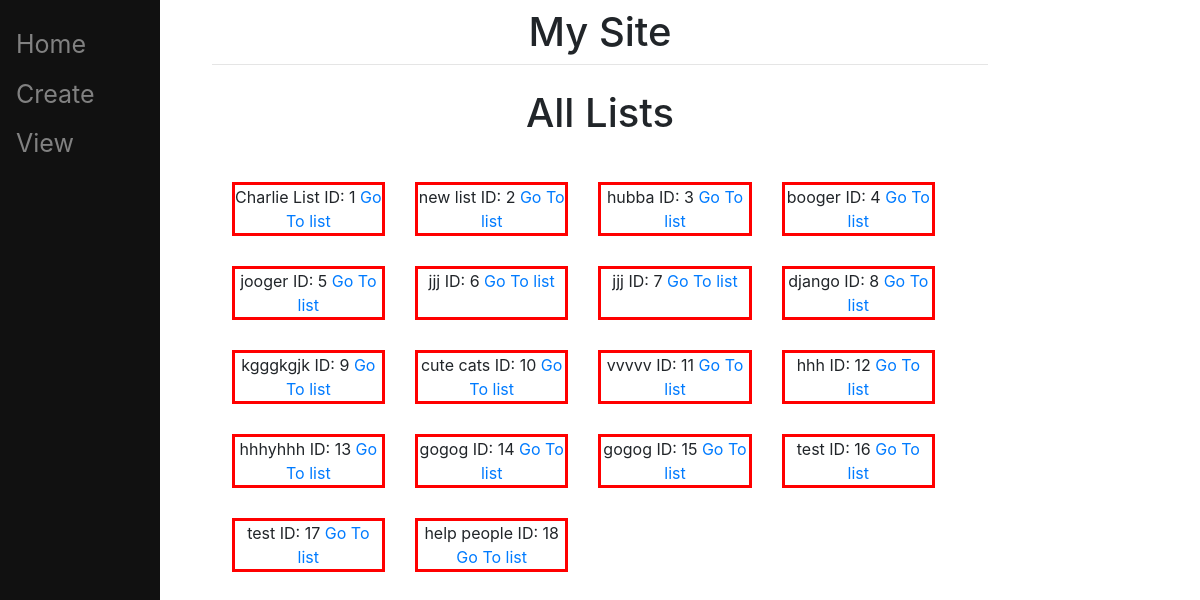
/, run on an earlier commit of the app's database.
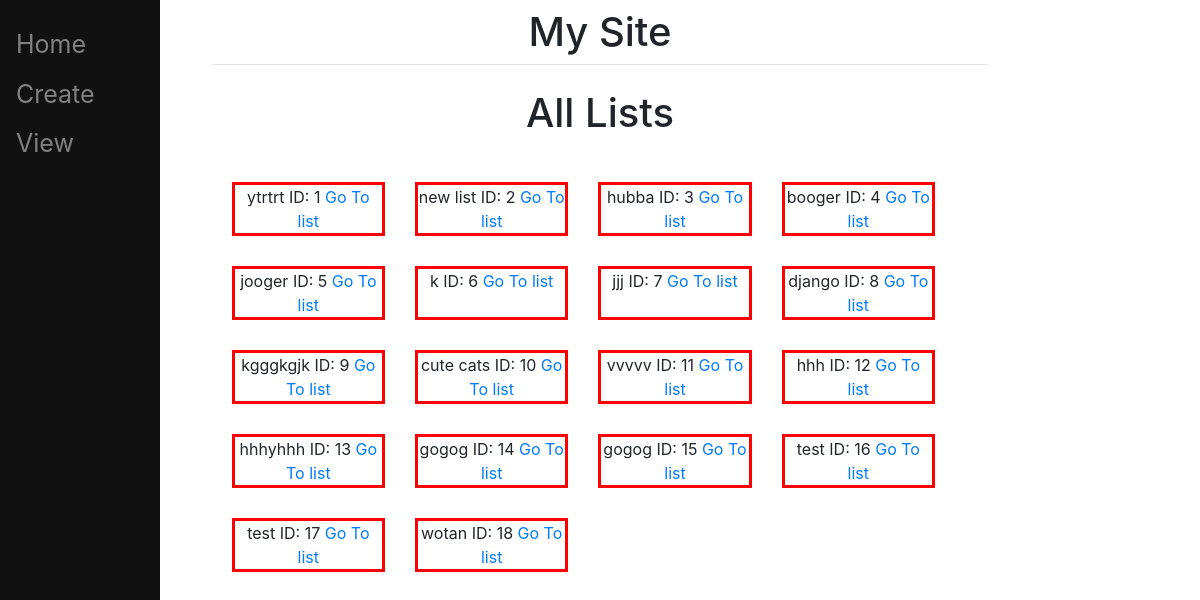
And on a later commit of the database.
### main/models.py (models this page shows, shortened)
class ToDoList(models.Model):
    name= models.CharField(max_length=200)
    image= models.ImageField(null=True,upload_to="images/")

### main/views.py (the view)
# urls.py: path("", views.home, name="home"),
def home(response):
     ls=ToDoList.objects.all()
     return render(response, "main/home.html",{"ls":ls})

### main/templates/main/home.html (shortened to what this page needs)
{% extends 'main/base.html'  %}
{%block content%}
<h1 class ="main"> All Lists </h1>
<div class = "container">
{% for item in ls %}
<div class="item">{{item.name}} ID: {{item.id}} <a href=http://127.0.0.1:8000/{{item.id}}> Go To list </a></div>
{% endfor %}
</div>
{% endblock%}

What changed in the data, as far as the page shows it:
changed ToDoList id 1: name "Charlie List" → "ytrtrt"
changed ToDoList id 6: name "jjj" → "k"
changed ToDoList id 18: name "help people" → "wotan"
